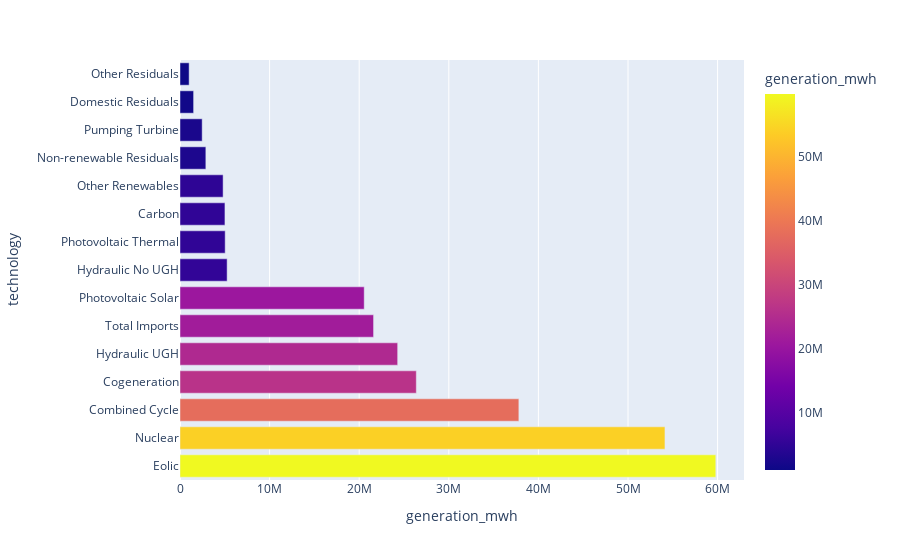

The code cell stored with this chart in its notebook:
### Code cell
px.bar(data_frame=dfres, x='generation_mwh', y='technology', color='generation_mwh') #also added color

### Figure 1 — Plotly figure (JSON) as saved in the notebook; plotly's stock layout.template omitted (floating-point values rounded to 4 significant figures)
{"data": [{"alignmentgroup": "True", "hovertemplate": "generation_mwh=%{marker.color}<br>technology=%{y}<extra></extra>", "legendgroup": "", "marker": {"color": [59800000.0, 54120000.0, 37820000.0, 26370000.0, 24290000.0, 21604101, 20560000.0, 5259688, 5042000.0, 5017000.0, 4811000.0, 2885000.0, 2476000.0, 1519000.0, 1020000.0], "coloraxis": "coloraxis", "pattern": {"shape": ""}}, "name": "", "offsetgroup": "", "orientation": "h", "showlegend": false, "textposition": "auto", "type": "bar", "x": [59800000.0, 54120000.0, 37820000.0, 26370000.0, 24290000.0, 21604101, 20560000.0, 5259688, 5042000.0, 5017000.0, 4811000.0, 2885000.0, 2476000.0, 1519000.0, 1020000.0], "xaxis": "x", "y": ["Eolic", "Nuclear", "Combined Cycle", "Cogeneration", "Hydraulic UGH", "Total Imports", "Photovoltaic Solar", "Hydraulic No UGH", "Photovoltaic Thermal", "Carbon", "Other Renewables", "Non-renewable Residuals", "Pumping Turbine", "Domestic Residuals", "Other Residuals"], "yaxis": "y"}], "layout": {"barmode": "relative", "coloraxis": {"colorbar": {"title": {"text": "generation_mwh"}}, "colorscale": [[0, "#0d0887"], [0.1111, "#46039f"], [0.2222, "#7201a8"], [0.3333, "#9c179e"], [0.4444, "#bd3786"], [0.5556, "#d8576b"], [0.6667, "#ed7953"], [0.7778, "#fb9f3a"], [0.8889, "#fdca26"], [1, "#f0f921"]]}, "legend": {"tracegroupgap": 0}, "margin": {"t": 60}, "xaxis": {"anchor": "y", "domain": [0, 1], "title": {"text": "generation_mwh"}}, "yaxis": {"anchor": "x", "domain": [0, 1], "title": {"text": "technology"}}}}
